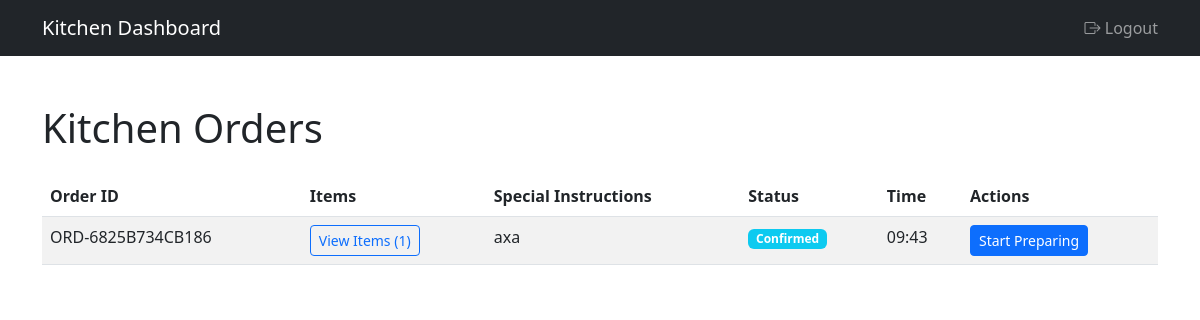
The page /kitchen/dashboard.php (signed in) on the database its author committed.
### tables this page shows
CREATE TABLE `orders` (
  `id` int(11) NOT NULL,
  `order_code` varchar(20) NOT NULL,
  `customer_name` varchar(100) NOT NULL,
  `customer_phone` varchar(20) NOT NULL,
  `customer_address` text NOT NULL,
  `special_instructions` text DEFAULT NULL,
  `status` enum('pending','confirmed','preparing','ready','out_for_delivery','delivered','cancelled') DEFAULT 'pending',
  `status_updated_at` timestamp NOT NULL DEFAULT current_timestamp(),
  `total_amount` decimal(10,2) NOT NULL,
  `created_at` timestamp NOT NULL DEFAULT current_timestamp(),
  `customer_email` varchar(255) DEFAULT NULL,
  `discount_amount` decimal(10,2) NOT NULL DEFAULT 0.00,
  `final_amount` decimal(10,2) NOT NULL,
  `promo_code_id` int(11) DEFAULT NULL,
  `public_access_code` varchar(32) DEFAULT NULL
);

### includes/db.php (called while the page is built, shortened)
<?php
try {
    $pdo = new PDO("mysql:host=" . DB_HOST . ";dbname=" . DB_NAME, DB_USER, DB_PASS);
    $pdo->setAttribute(PDO::ATTR_ERRMODE, PDO::ERRMODE_EXCEPTION);
    $pdo->setAttribute(PDO::ATTR_DEFAULT_FETCH_MODE, PDO::FETCH_ASSOC);
} catch (PDOException $e) {
    die("Database connection failed: " . $e->getMessage());
}
function query($sql, $params = [])
{
    global $pdo;
    $stmt = $pdo->prepare($sql);
    $stmt->execute($params);
    return $stmt;
}
function fetchAll($sql, $params = [])
{
    return query($sql, $params)->fetchAll();
}

### kitchen/dashboard.php (the view, shortened to what this page needs)
<?php
require_once '../includes/db.php';
$orders = fetchAll("
    SELECT o.*, COUNT(oi.id) as item_count
    FROM orders o
    LEFT JOIN order_items oi ON o.id = oi.order_id
    WHERE o.status IN ('confirmed', 'preparing', 'ready')
    GROUP BY o.id
    ORDER BY
        CASE
            WHEN o.status = 'confirmed' THEN 1
            WHEN o.status = 'preparing' THEN 2
            WHEN o.status = 'ready' THEN 3
        END,
        o.created_at ASC
");
?>
<!DOCTYPE html>
<html lang="en">
<head>
    <link href="https://cdn.jsdelivr.net/npm/bootstrap@5.3.0/dist/css/bootstrap.min.css" rel="stylesheet">
    <link rel="stylesheet" href="https://cdn.jsdelivr.net/npm/bootstrap-icons@1.10.0/font/bootstrap-icons.css">
</head>
<body>
    <nav class="navbar navbar-dark bg-dark">
        <div class="container">
            <a class="navbar-brand" href="dashboard.php">Kitchen Dashboard</a>
            <div class="navbar-nav">
                <a class="nav-link" href="../logout.php">
                    <i class="bi bi-box-arrow-right"></i> Logout
                </a>
            </div>
        </div>
    </nav>
    <div class="container py-5">
        <h1 class="mb-4">Kitchen Orders</h1>
        <div class="table-responsive">
            <table class="table table-striped">
                <thead>
                    <tr>
                        <th>Order ID</th>
                        <th>Items</th>
                        <th>Special Instructions</th>
                        <th>Status</th>
                        <th>Time</th>
                        <th>Actions</th>
                    </tr>
                </thead>
                <tbody>
                    <?php foreach ($orders as $order): ?>
                        <tr>
                            <td><?= $order['order_code'] ?></td>
                            <td>
                                <button class="btn btn-sm btn-outline-primary"
                                    data-bs-toggle="modal"
                                    data-bs-target="#orderItemsModal"
                                    data-order-id="<?= $order['id'] ?>">
                                    View Items (<?= $order['item_count'] ?>)
                                </button>
                            </td>
                            <td><?= $order['special_instructions'] ? htmlspecialchars($order['special_instructions']) : 'None' ?></td>
                            <td>
                                <span class="badge
                                    <?= $order['status'] === 'confirmed' ? 'bg-info' : '' ?>
                                    <?= $order['status'] === 'preparing' ? 'bg-primary' : '' ?>
                                    <?= $order['status'] === 'ready' ? 'bg-success' : '' ?>">
                                    <?= ucfirst($order['status']) ?>
                                </span>
                            </td>
                            <td><?= date('H:i', strtotime($order['created_at'])) ?></td>
                            <td>
                                <form method="post" class="d-inline">
                                    <?php if ($order['status'] === 'confirmed'): ?>
                                        <button type="submit" name="update_status" class="btn btn-sm btn-primary">
                                            Start Preparing
                                        </button>
                                    <?php endif; ?>
                                </form>
                            </td>
                        </tr>
                    <?php endforeach; ?>
                </tbody>
            </table>
        </div>
    </div>
</body>
</html>

### rows shown on the page
orders: order_code "ORD-6825B734CB186", item_count "1", special_instructions "axa", status "Confirmed", created_at "09:43", shows "Start Preparing"
